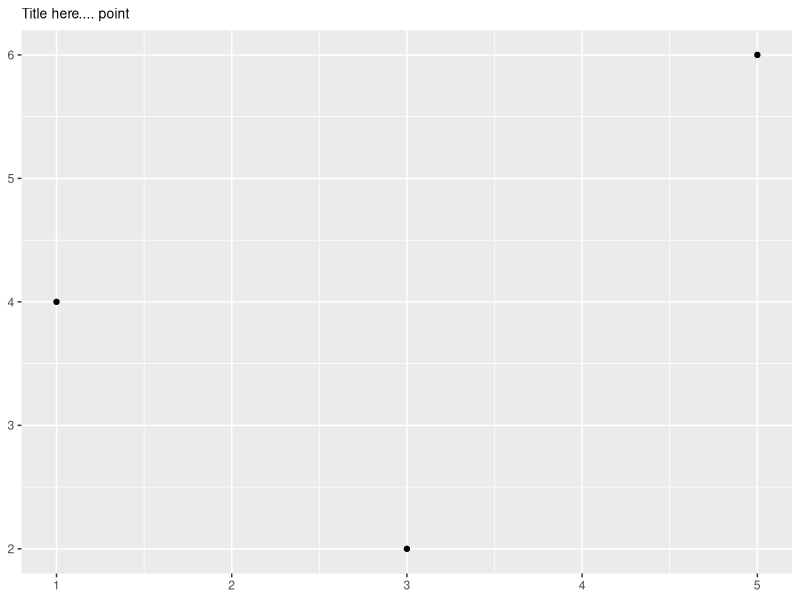
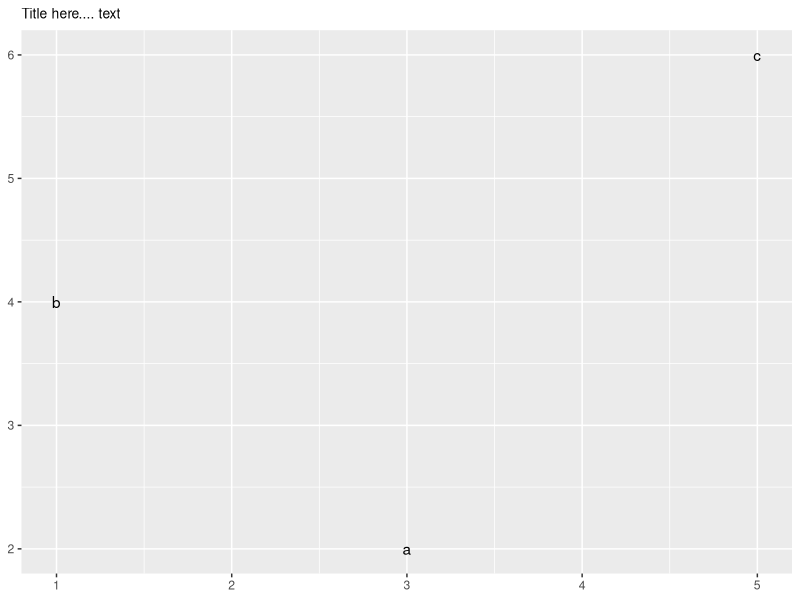
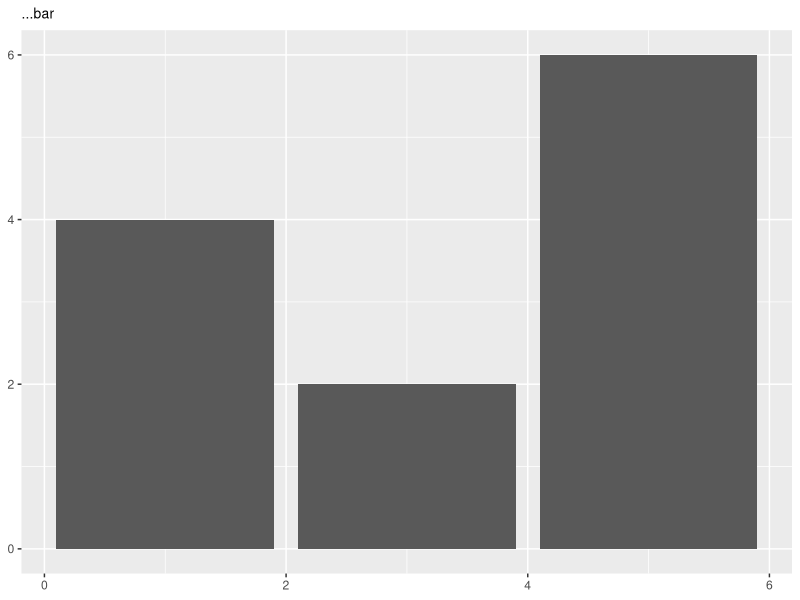
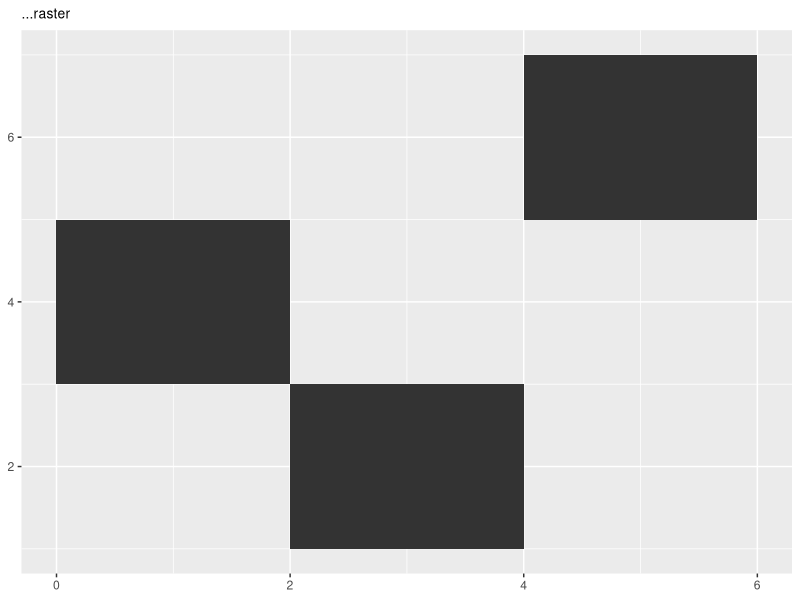
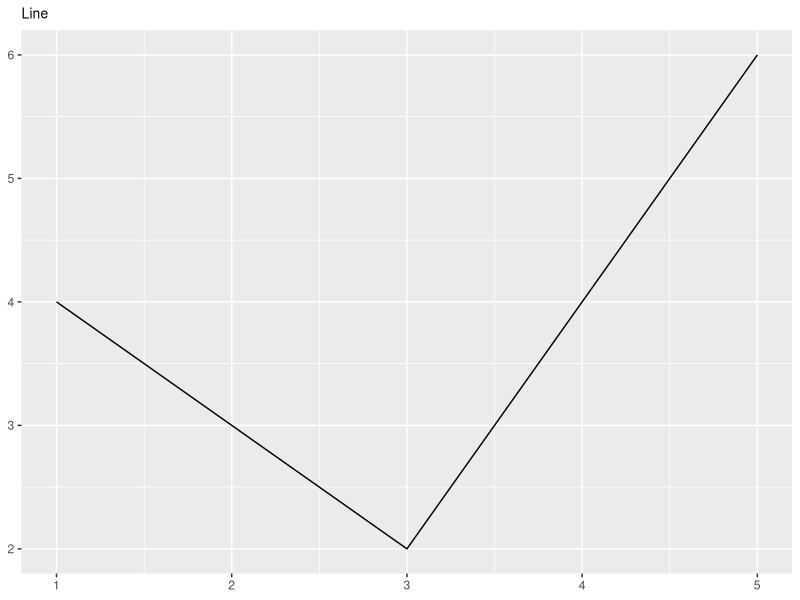
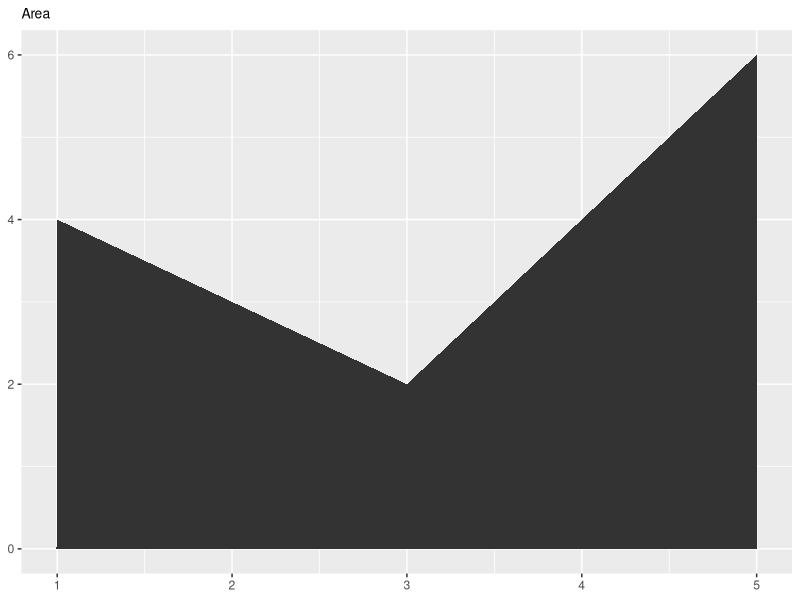
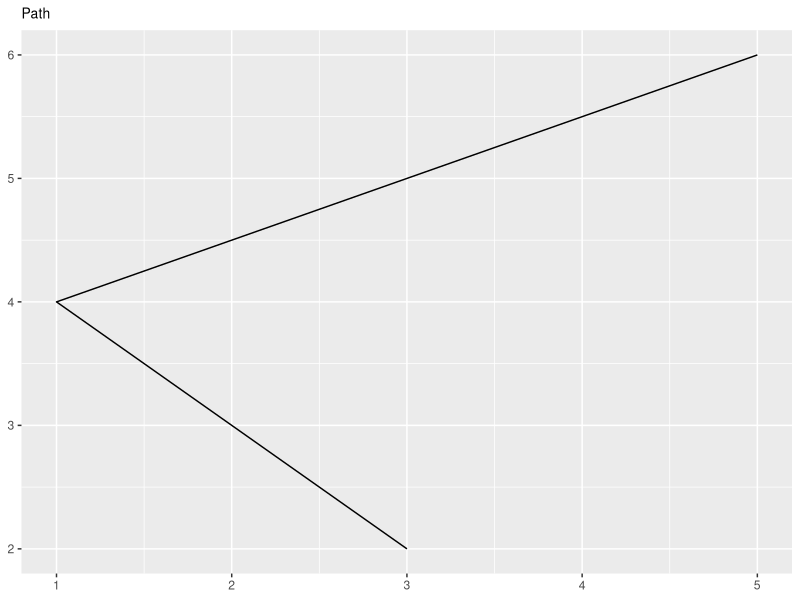
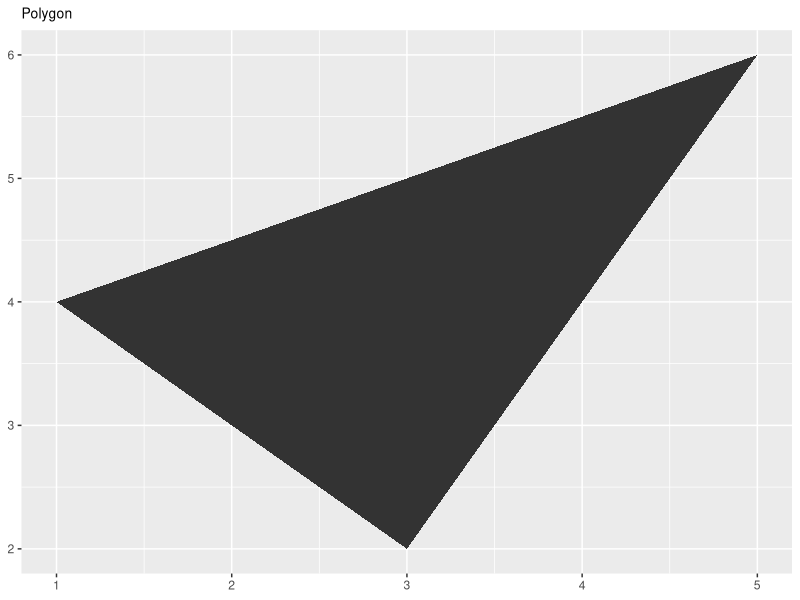

Write R code to recreate these figures, in order.
# Examples based on Chapter 2 of :
# "ggplot2: Elegant Graphics for Data Analysis" by Hadley Wickham, 2nd Ed
#  Springer 2015.
# 
library(ggplot2)

df<-data.frame(
  x=c(3,1,5),
  y=c(2,4,6),
  label=c("a","b","c")
)

# this sets up the "foundation of the plot"
p<- ggplot(df,aes(x,y,label=label))+
    labs(x=NULL,y=NULL)+  # Hide axis label
    theme(plot.title=element_text(size=10)) # shrink plot title

# display using points
p+geom_point()+ggtitle("Title here.... point")

# display text (labels)
p+geom_text()+ggtitle("Title here.... text")

# display as bar chart
p+geom_bar(stat="identity")+ggtitle("...bar")

# display as tile
p+geom_tile()+ggtitle("...raster")

# display as line
p+geom_line()+ggtitle("Line")

# display as area
p+geom_area()+ggtitle("Area")

# display as path
p+geom_path()+ggtitle("Path")

# display as polygon
p+geom_polygon()+ggtitle("Polygon")

# nice economics example
ggplot(economics,aes(date,unemploy)) + geom_line()

# annotations...
presidential <- subset(presidential,start > economics$date[1])

ggplot(data=economics) +
  geom_rect(
    aes(xmin=start,xmax=end,fill=party),
    ymin=-Inf, ymax=Inf, alpha=0.2,
    data=presidential
  )+
  geom_vline(
    aes(xintercept=as.numeric(start)),
    data=presidential,
    colour="grey50",alpha=0.5
  )+
  geom_text(
    aes(x=start,y=2500,label=name),
    data=presidential,
    size=3,vjust=0,hjust=0,nudge_x = 50
  )+
  geom_line(aes(date,unemploy))+
  scale_fill_manual(values=c("blue","red"))

# surface plots

ggplot(faithfuld,aes(eruptions,waiting))+
  geom_contour(aes(z=density, colour = ..level..))

ggplot(faithfuld,aes(eruptions,waiting))+
  geom_raster(aes(fill=density))

# maps
library(dplyr)
library('magrittr')

mi_counties <- map_data("county","michigan") %>% 
                  select(lon=long, lat, group,id=subregion)

# visualise the vector boundary

ggplot(mi_counties, aes(lon,lat))+
  geom_polygon(aes(group=group))+
  coord_quickmap()

# revealing uncertainty: 4 basic geoms
#   discrete x, continuous x

y<-c(18,11,16)
df<-data.frame(x=1:3,y=y,se=c(1.2,0.5,1.0))

base<- ggplot(df, aes(x,y,ymin=y-se,ymax=y+se))

base+geom_crossbar()
base+geom_errorbar()
base+geom_pointrange()
base+geom_smooth(stat="identity")
base+geom_linerange()
base+geom_ribbon()

                 

